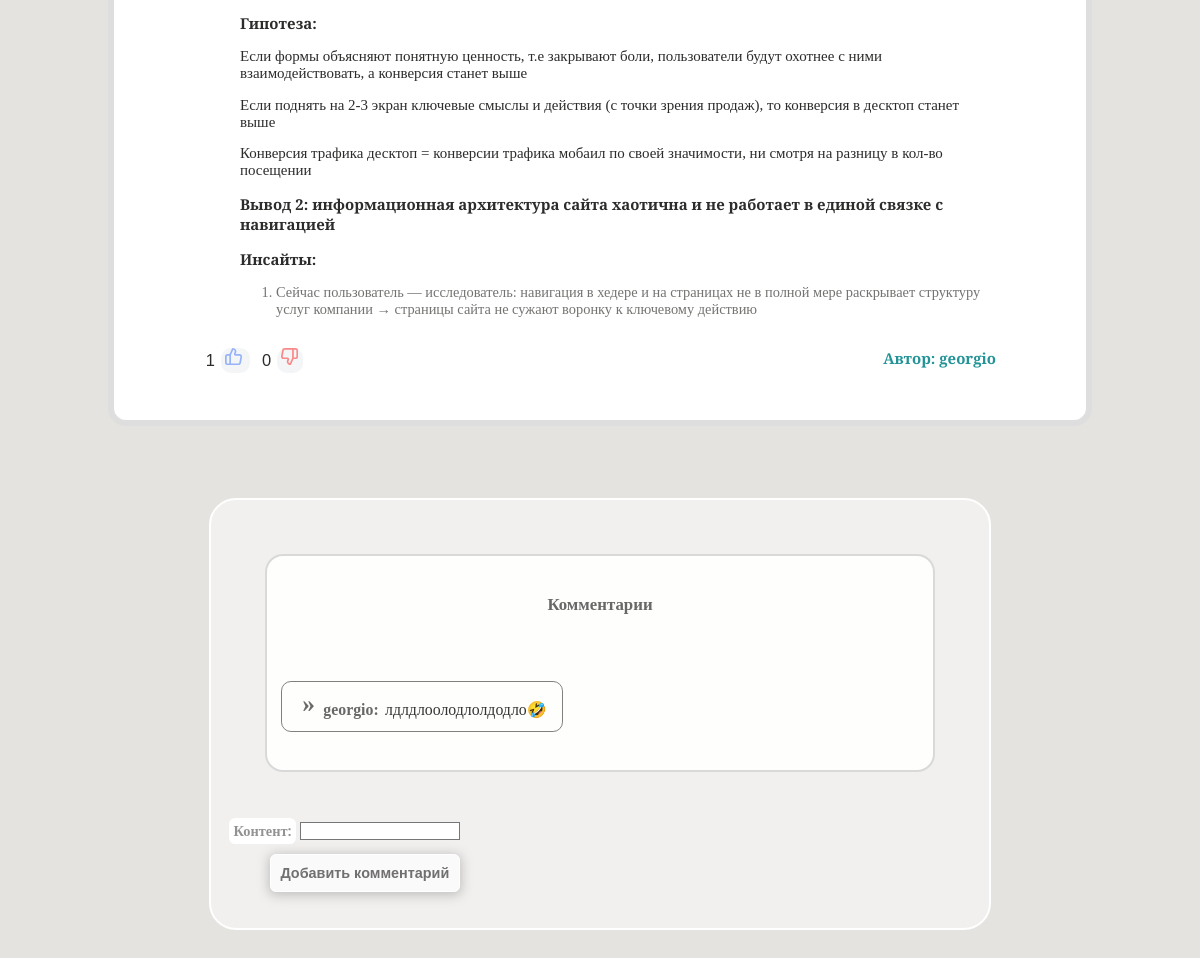
/22/review/ (lower part), run on an earlier commit of the app's database.
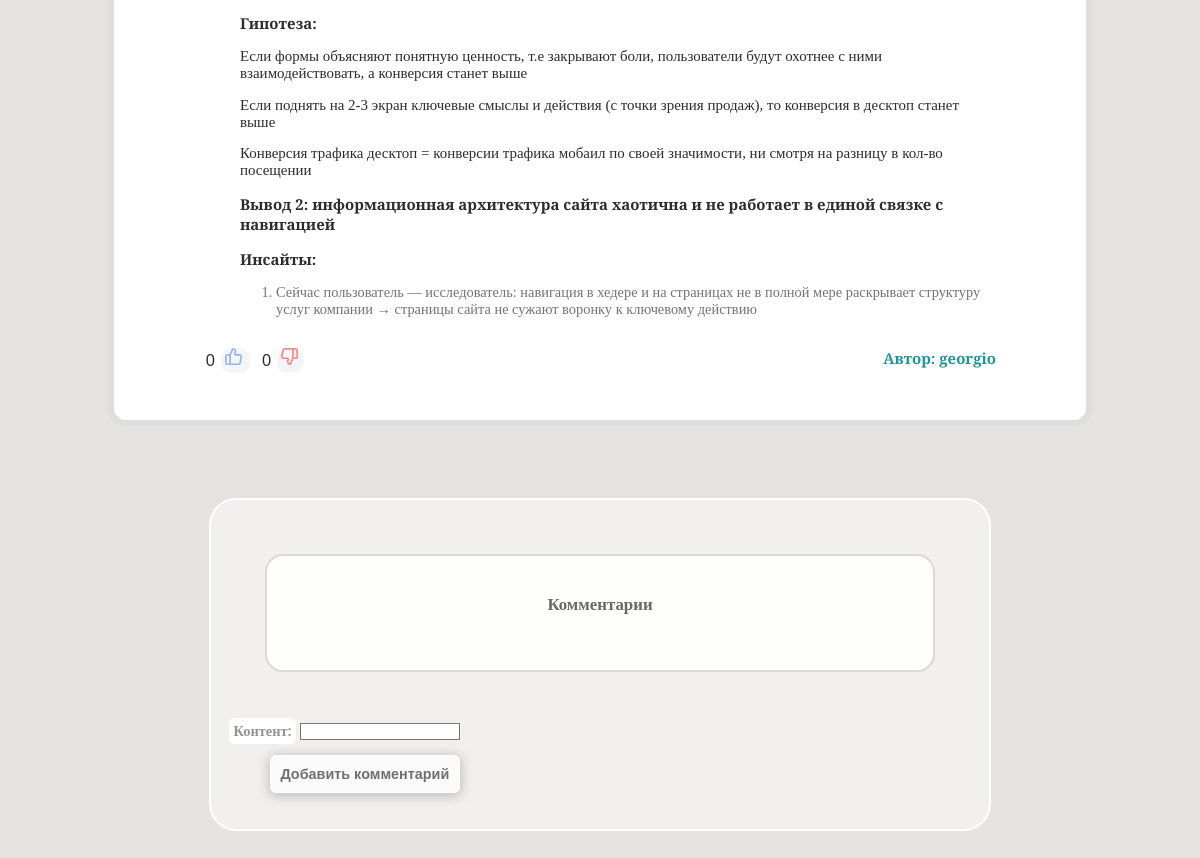
And on a later commit of the database.
### articles/models.py (models this page shows, shortened)
class Article(models.Model):
    title = models.CharField(max_length=255, verbose_name='Статья')
    content = models.TextField(verbose_name='Контент')
    author = models.ForeignKey(settings.AUTH_USER_MODEL, on_delete=models.CASCADE, verbose_name='Автор')
    created_at = models.DateTimeField(auto_now_add=True, verbose_name='Дата')
    photo = models.ImageField(upload_to='photo', blank=True, verbose_name='Изображение')
    likes = models.ManyToManyField(settings.AUTH_USER_MODEL, related_name='liked_articles')
    dislikes = models.ManyToManyField(settings.AUTH_USER_MODEL, related_name='disliked_articles')
    category = models.ForeignKey('Category', on_delete=models.PROTECT, verbose_name="Категория")
    views = models.PositiveIntegerField(default=0, verbose_name='Просмотры')
    def increment_views(self, user=None):
        if user and user.is_authenticated:
            self.views += 1
            self.save()

class Comment(models.Model):
    author = models.ForeignKey(settings.AUTH_USER_MODEL, on_delete=models.CASCADE)
    content = models.TextField(verbose_name='Контент')
    created_at = models.DateTimeField(auto_now_add=True)
    article = models.ForeignKey('Article', on_delete=models.CASCADE)

### accounts/models.py (models this page shows, shortened)
class User(AbstractUser):
    username = models.CharField(max_length=150, unique=True, verbose_name='Имя')
    password = models.CharField(max_length=128, null=False, blank=False, verbose_name='Пароль')
    bio = models.TextField(blank=True, verbose_name='Биография')
    country = models.CharField(max_length=50, blank=True, verbose_name='Страна')
    city = models.CharField(max_length=50, blank=True, verbose_name='Город')
    is_online = models.BooleanField(default=False, verbose_name='Статус')
    occupation = models.CharField(max_length=50, blank=True, verbose_name='Род деятельности')
    avatar = models.ImageField(upload_to='avatars', blank=True, verbose_name='Аватар')
    date_joined = models.DateTimeField(auto_now_add=True, verbose_name='Дата')
    email = models.EmailField(unique=True)
    gender_choices = [
        ('M', 'Мужской'),
        ('F', 'Женский'),
    ]
    gender = models.CharField(max_length=1, choices=gender_choices, blank=True, verbose_name='Пол')
    age = models.IntegerField(blank=True, null=True, verbose_name='Возраст')
    last_login = models.DateTimeField(default=timezone.now)
    groups = None
    user_permissions = None
    def is_online(self):
        return (timezone.now() - self.last_login).seconds < 3600

### articles/views.py (the view, shortened to what this page needs)
# urls.py: path('<int:pk>/review/', review_article, name='review_article'),
def review_article(request, pk):
    article = get_object_or_404(Article, pk=pk)
    if request.user == article.author:
        pass
    else:
        article.increment_views(request.user)
    user_has_bookmark = False
    if request.user.is_authenticated:
        user_has_bookmark = article.bookmark_set.filter(user=request.user).exists()
    comment_form = CommentForm()
    comments = Comment.objects.filter(article=article)
    return render(request, 'articles/review_article.html', {'article': article, 'user_has_bookmark': user_has_bookmark, 'comment_form': comment_form, 'comments': comments})

### articles/forms.py
class CommentForm(forms.ModelForm):
    class Meta:
        model = Comment
        fields = ['content']
        widgets = {
            'content': TinyMCE(attrs={'class': 'content_comment'}),
        }

### articles/templates/articles/review_article.html (shortened to what this page needs)
{% extends 'core/base.html' %}
{% load static %}
{% block content %}
<div class="review-container">
  <p>{{ article.content|safe }}</p>
  <p class="review-author"> Автор: {{ article.author.username }}</p>
   <p class="content-likes-dislikes-bookmarkio-article">
     <span id="likes-count-{{ article.id }}" style="font-family: Arial, serif; font-size: 1.1em; font-weight:500; padding: 2px;">{{ article.likes.count }}</span>
     <span class="like-button" data-article-id="{{ article.id }}" data-is-liked="{{ article.is_liked }}" data-is-disliked="{{ article.is_disliked }}">
     </span>
     <span id="dislikes-count-{{ article.id }}" style="font-family: Arial, serif; font-size: 1.1em; font-weight:500; padding: 2px;" >{{ article.dislikes.count }}</span>
     <span class="dislike-button" data-article-id="{{ article.id }}" data-is-liked="{{ article.is_liked }}" data-is-disliked="{{ article.is_disliked }}">
     </span>
   </p>
</div>
<div class="content-commentary">
  <div class="comment-area">
    <h3>Комментарии</h3>
    {% for comment in comments %}
    <p class="comment-p"><span class="comment-special"> &raquo;</span> {{ comment.author.username }}:<span class="comment-text">{{ comment.content|striptags }}</span></p>
    {% endfor %}
  </div>
  <div class="add-comment-area">
  <form method="post" action="{% url 'add_comment' article.id %}">
    {{ comment_form.as_p }}
  <button class="review-bt" type="submit">Добавить комментарий</button>
  </form>
  </div>
  </div>
{% endblock %}

What changed in the data, as far as the page shows it:
removed Comment: author.username "georgio", content "лдлдлоолодлолдодло🤣"
changed Article "georgio": likes.count "1" → "0"
